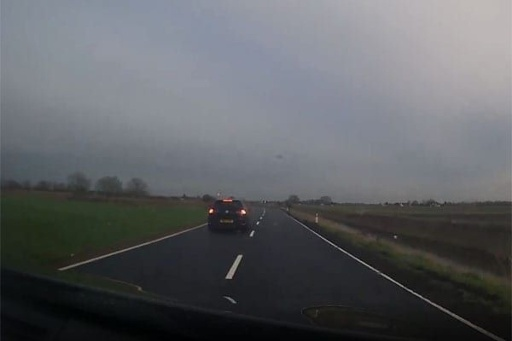
#> input picture lesson_4/data/dashcam.jpg, 512 x 341 px
$ jupyter execute Homework.ipynb
#> lines starting #> are read from the running program, lines starting #| are printed output that depends on the picture; after the words box and inside, x2 and y2 are one past the last pixel; in counts of white or black regions, pixels touching at a corner belong together
# HOMEWORK 4

For this homework you are going to implement a lane line detector. Lane line detection is crucial for ADAS (Advanced Driver Assistance Systems) systems and, in particular, for LKA (Lane Keep Assist). You will use a picture from a front facing camera (mounted on the car) and will implement the following steps:
* Convert image to gray scale
* Compute edge map
* Apply Hough transform to obtain line parametrizations

[cell 1]
import cv2
import math
import numpy as np
from matplotlib import pyplot as plt
plt.rcParams['figure.figsize'] = [15, 10]

Let's load and show the camera frame.

[cell 2]
img = cv2.imread('../data/dashcam.jpg')
#> img is the input picture: shape (341, 512, 3); mean B, G, R 100, 96.3, 93.9
img = cv2.cvtColor(img, cv2.COLOR_BGR2RGB)
plt.imshow(img)

[cell 3]
# Convert image to gray scale
gray = cv2.cvtColor(img, cv2.COLOR_RGB2GRAY)

[cell 4]
# Obtain edge map
# Hint: you can use Canny edge detector with th_low = 100, th_high = 150
edges = cv2.Canny(gray, threshold1=100, threshold2=150)
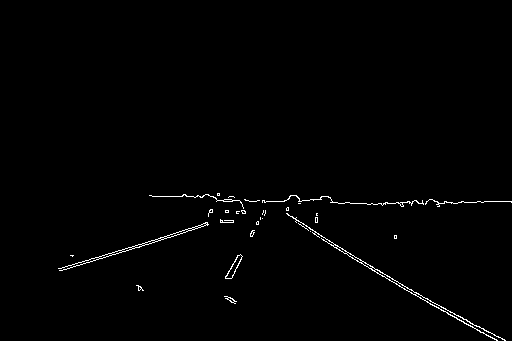
#> edges: shape (341, 512); 0.92% white in thin lines or dots, all inside (x1, y1, x2, y2) = (58, 193, 512, 341)

[cell 5]
# Let's plot the images
plt.subplot(121), plt.imshow(img), plt.title('Original')
plt.subplot(122), plt.imshow(edges, cmap='gray'), plt.title('Edge map')
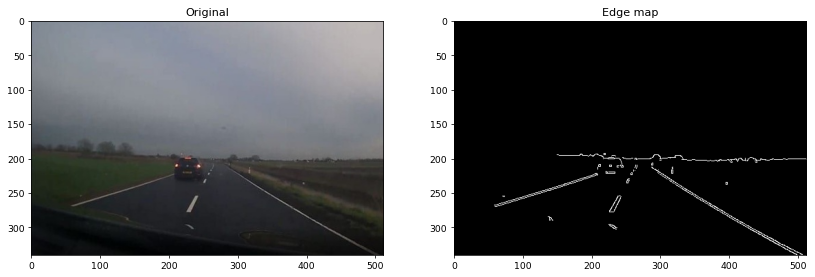
#> figure drawn by matplotlib, 2 panels

[cell 6]
# Apply Hough transform to parametrize the lines
# Hint 1: Offset resolution of 5 pixels and slope resolution of 5 degrees work well in this case
# Hint 2: A suitable value for the accumulator threshold is 90
lines = cv2.HoughLines(edges, rho=5, theta=5*(np.pi/180), threshold=90)
#> lines = 15 rows, first 8: [45, 2.09], [200, 1.57], [275, 1.31], [280, 1.22], [95, 2.01], [10, 2.18], [240, 1.48], [180, 1.66]
# Let's get rid of the unnecessary dimension
lines = lines[:, 0, :]

[cell 7]
# Plot the resulting Hough lines
result = np.copy(img)

for line in lines:

    rho = line[0]
    theta = line[1]

    a = math.cos(theta)
    b = math.sin(theta)

    x0 = a * rho
    y0 = b * rho

    pt1 = (int(x0 + 1000*(-b)), int(y0 + 1000*(a)))
    pt2 = (int(x0 - 1000*(-b)), int(y0 - 1000*(a)))

    cv2.line(result, pt1, pt2, 255, 1, cv2.LINE_AA)
#> this loop made 15 passes
#> (rho, theta, a, b, x0, y0, pt1, pt2) on passes 1 to 10: (45, 2.09, -0.5, 0.866, -22.5, 38.97, (-888, -461), (843, 538)), (200, 1.57, 7.55e-08, 1, 1.51e-05, 200, (-999, 200), (1000, 199)), (275, 1.31, 0.259, 0.966, 71.18, 265.6, (-894, 524), (1037, 6)), (280, 1.22, 0.342, 0.94, 95.77, 263.1, (-843, 605), (1035, -78)), (95, 2.01, -0.423, 0.906, -40.15, 86.1, (-946, -336), (866, 508)), (10, 2.18, -0.574, 0.819, -5.74, 8.19, (-824, -565), (813, 581)), (240, 1.48, 0.0872, 0.996, 20.92, 239.1, (-975, 326), (1017, 151)), (180, 1.66, -0.0872, 0.996, -15.69, 179.3, (-1011, 92), (980, 266)), (170, 1.66, -0.0872, 0.996, -14.82, 169.4, (-1011, 82), (981, 256)), (130, 1.92, -0.342, 0.94, -44.46, 122.2, (-984, -219), (895, 464))
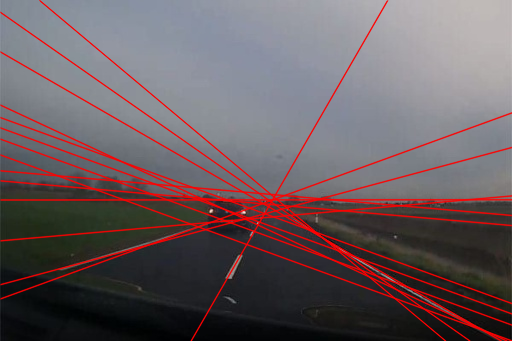
#> result: shape (341, 512, 3); mean R, G, B 104.2, 91.8, 95.4

plt.subplot(121), plt.imshow(edges, cmap='gray'), plt.title('Edge map')
plt.subplot(122), plt.imshow(result, cmap='gray'), plt.title('Hough lines')
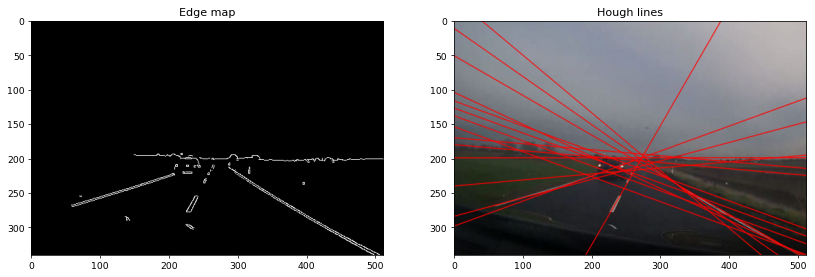
#> figure drawn by matplotlib, 2 panels

The edge map looks good but the Hough lines are too noisy. Let's clean the Hough lines first by removing all lines that we know cannot represent a lane line. In other words, all lines that are approximately horizontal shall be removed. Remember that horizontal lines correspond to theta = 90 degrees.

[cell 8]
# Filter out all lines that are approximately horizontal (+/- 15 degrees).
filtered_lines = []
for line in lines:
    # Extract theta for current line (remember Hough works with radians)
    theta = line[1]
    # Keep line if theta is not horizontal
    degrees = theta * 180 / np.pi
    if not 75 < degrees < 105 :
        filtered_lines.append(line)
#> this loop made 15 passes
#> (line, theta, degrees) on passes 1 to 12: ([45, 2.09], 2.09, 120), ([200, 1.57], 1.57, 90), ([275, 1.31], 1.31, 75), ([280, 1.22], 1.22, 70), ([95, 2.01], 2.01, 115), ([10, 2.18], 2.18, 125), ([240, 1.48], 1.48, 85), ([180, 1.66], 1.66, 95), ([170, 1.66], 1.66, 95), ([130, 1.92], 1.92, 110), ([145, 1.92], 1.92, 110), ([110, 1.92], 1.92, 110)
#> after the loop, filtered_lines = [[45, 2.09], [275, 1.31], [280, 1.22], [95, 2.01], [10, 2.18], [130, 1.92], [145, 1.92], [110, 1.92], [-25, 2.27], [335, 0.524], [120, 1.92]]

[cell 9]
# Let's plot the resulting filtered lines
result = np.copy(img)

for line in filtered_lines:
    rho = line[0]
    theta = line[1]

    a = math.cos(theta)
    b = math.sin(theta)

    x0 = a * rho
    y0 = b * rho

    pt1 = (int(x0 + 1000*(-b)), int(y0 + 1000*(a)))
    pt2 = (int(x0 - 1000*(-b)), int(y0 - 1000*(a)))

    cv2.line(result, pt1, pt2, 255, 1, cv2.LINE_AA)
#> this loop made 11 passes
#> (rho, theta, a, b, x0, y0, pt1, pt2) on passes 1 to 10: (45, 2.09, -0.5, 0.866, -22.5, 38.97, (-888, -461), (843, 538)), (275, 1.31, 0.259, 0.966, 71.18, 265.6, (-894, 524), (1037, 6)), (280, 1.22, 0.342, 0.94, 95.77, 263.1, (-843, 605), (1035, -78)), (95, 2.01, -0.423, 0.906, -40.15, 86.1, (-946, -336), (866, 508)), (10, 2.18, -0.574, 0.819, -5.74, 8.19, (-824, -565), (813, 581)), (130, 1.92, -0.342, 0.94, -44.46, 122.2, (-984, -219), (895, 464)), (145, 1.92, -0.342, 0.94, -49.59, 136.3, (-989, -205), (890, 478)), (110, 1.92, -0.342, 0.94, -37.62, 103.4, (-977, -238), (902, 445)), (-25, 2.27, -0.643, 0.766, 16.07, -19.15, (-749, -661), (782, 623)), (335, 0.524, 0.866, 0.5, 290.1, 167.5, (-209, 1033), (790, -698))
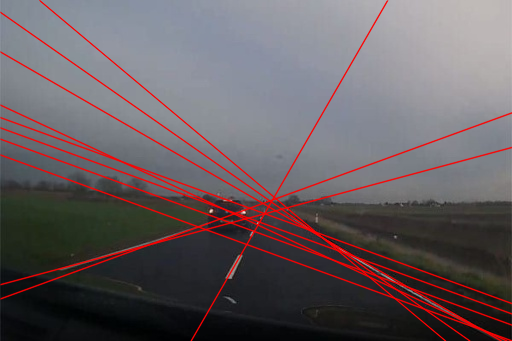
#> result: shape (341, 512, 3); mean R, G, B 101.5, 92.9, 96.4

plt.subplot(121), plt.imshow(edges, cmap='gray'), plt.title('Edge map')
plt.subplot(122), plt.imshow(result, cmap='gray'), plt.title('Hough lines')

The result is now much better, but still we see some very similar lines. How can we get rid of them?
* Let's apply k-means clustering. It will find the clusters of the 3 lines and use the averages.

[cell 10]
# We will apply k-means clustering to refine the detected lines.

from sklearn.cluster import KMeans
kmeans = KMeans(n_clusters=3).fit(filtered_lines)
kmeans.cluster_centers_
#> Out = [[120, 1.94], [10, 2.18], [296.7, 1.02]]

[cell 11]
# Again, let's plot the resulting filtered lines
result = np.copy(img)

for line in kmeans.cluster_centers_:
    rho = line[0]
    theta = line[1]

    a = math.cos(theta)
    b = math.sin(theta)

    x0 = a * rho
    y0 = b * rho

    pt1 = (int(x0 + 1000*(-b)), int(y0 + 1000*(a)))
    pt2 = (int(x0 - 1000*(-b)), int(y0 - 1000*(a)))

    cv2.line(result, pt1, pt2, 255, 1, cv2.LINE_AA)
#> this loop made 3 passes
#> (rho, theta, a, b, x0, y0, pt1, pt2) on passes 1 to 3: (120, 1.94, -0.358, 0.934, -43, 112, (-976, -246), (890, 470)), (10, 2.18, -0.574, 0.819, -5.74, 8.19, (-824, -565), (813, 581)), (296.7, 1.02, 0.525, 0.851, 155.7, 252.5, (-695, 777), (1006, -272))
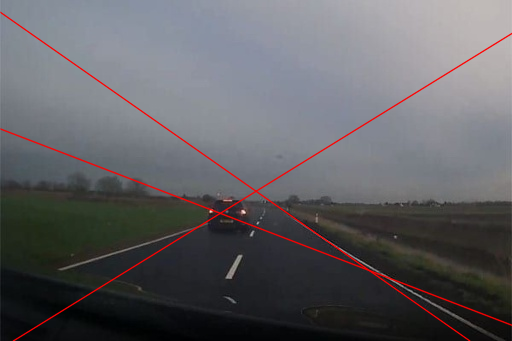
#> result: shape (341, 512, 3); mean R, G, B 96.1, 95.2, 98.8

plt.subplot(121), plt.imshow(edges, cmap='gray'), plt.title('Edge map')
plt.subplot(122), plt.imshow(result, cmap='gray'), plt.title('Hough lines')

$ run again, with lesson_4/data/autobahn.jpg copied over lesson_4/data/dashcam.jpg
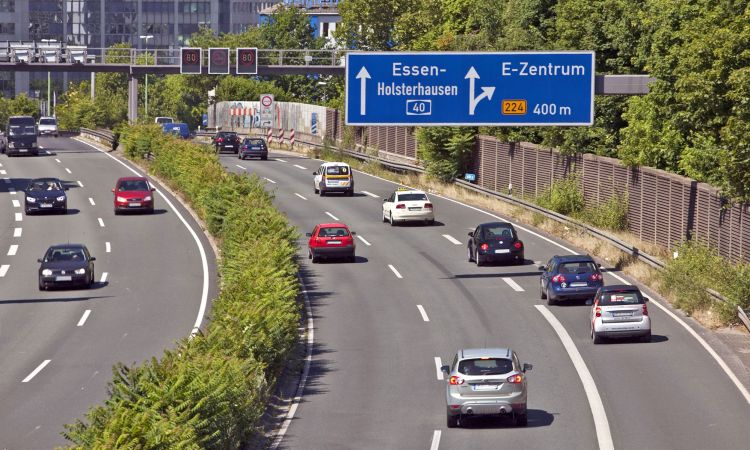
#> input picture lesson_4/data/autobahn.jpg, 750 x 450 px
#> img is the input picture: shape (450, 750, 3); mean B, G, R 106.5, 117.1, 121.6
#> edges: shape (450, 750); 20.7% white in thin lines or dots
#> `lines = cv2.HoughLines(edges, rho=5, theta=5*(np.pi/180), threshold=90)`: lines = 422 rows, first 8: [60, 1.83], [65, 1.48], [100, 1.75], [50, 1.57], [90, 1.75], [95, 1.66], [135, 1.57], [35, 1.92]
#> `lines = lines[:, 0, :]`: lines = 422 pairs, first value -715 to 745, second value 0 to 3.05
#> the loop `for line in lines: ` made 422 passes
#> (rho, theta, a, b, x0, y0, pt1, pt2) on passes 1 to 3: (60, 1.83, -0.259, 0.966, -15.53, 57.96, (-981, -200), (950, 316)), (65, 1.48, 0.0872, 0.996, 5.67, 64.75, (-990, 151), (1001, -22)), (100, 1.75, -0.174, 0.985, -17.36, 98.48, (-1002, -75), (967, 272))
#> the loop `for line in lines:` made 422 passes
#> (line, theta, degrees) on passes 1 to 3: ([60, 1.83], 1.83, 105), ([65, 1.48], 1.48, 85), ([100, 1.75], 1.75, 100)
#> after the loop `for line in lines:`: filtered_lines = 381 pairs, first value -715 to 745, second value 0 to 3.05
#> the loop `for line in filtered_lines:` made 381 passes
#> line on passes 4 to 6: [-15, 2.01], [410, 0.96], [405, 1.05]
#> after the loop `for line in filtered_lines:`:
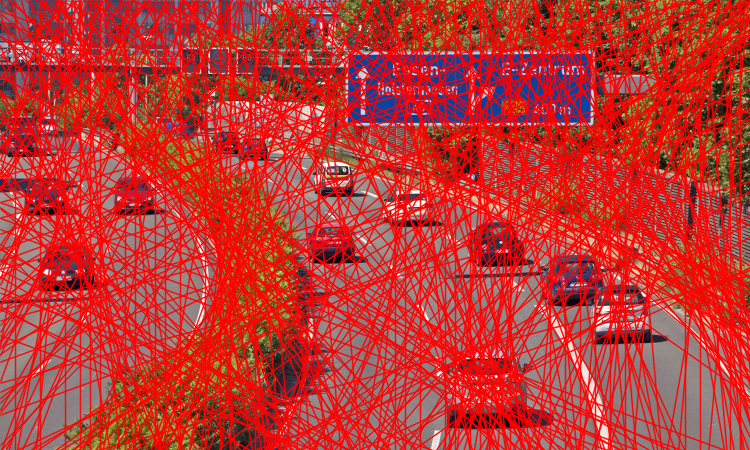
#> result: shape (450, 750, 3); mean R, G, B 190.3, 56.4, 52.1
#> Out = [[-394.4, 2.76], [507.9, 0.507], [91.75, 1.47]]
#> the loop `for line in kmeans.cluster_centers_:` made 3 passes
#> after the loop `for line in kmeans.cluster_centers_:`:
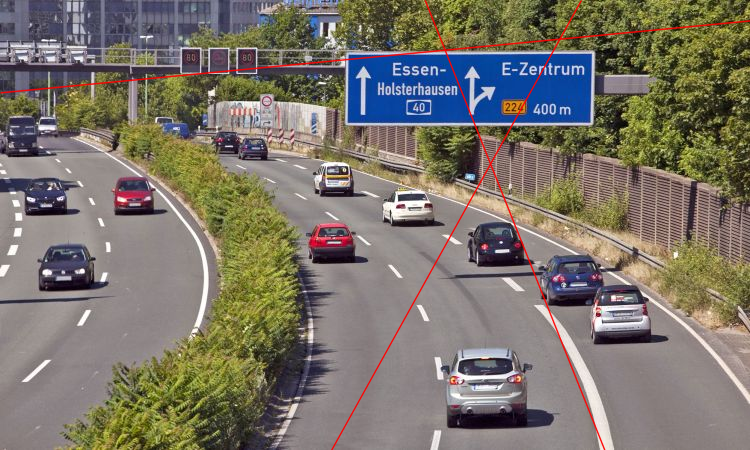
#> result: shape (450, 750, 3); mean R, G, B 122.6, 116.3, 105.8

$ run again, with lesson_4/data/yield.png saved as lesson_4/data/dashcam.jpg
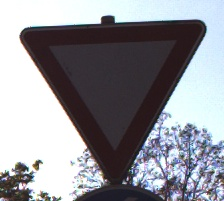
#> input picture lesson_4/data/yield.png, 224 x 201 px
#> img is the input picture: shape (201, 224, 3); mean B, G, R 151.9, 145.7, 145
#> edges: shape (201, 224); 8.8% white in thin lines or dots
#> `lines = cv2.HoughLines(edges, rho=5, theta=5*(np.pi/180), threshold=90)`: lines = 97 rows, first 8: [170, 1.66], [190, 1.48], [200, 1.4], [205, 1.31], [180, 1.48], [195, 0.436], [160, 1.66], [210, 1.05]
#> `lines = lines[:, 0, :]`: lines = 97 pairs, first value -195 to 265, second value 0 to 3.05
#> the loop `for line in lines: ` made 97 passes
#> (rho, theta, a, b, x0, y0, pt1, pt2) on passes 1 to 6: (170, 1.66, -0.0872, 0.996, -14.82, 169.4, (-1011, 82), (981, 256)), (190, 1.48, 0.0872, 0.996, 16.56, 189.3, (-979, 276), (1012, 102)), (200, 1.4, 0.174, 0.985, 34.73, 197, (-950, 370), (1019, 23)), (205, 1.31, 0.259, 0.966, 53.06, 198, (-912, 456), (1018, -60)), (180, 1.48, 0.0872, 0.996, 15.69, 179.3, (-980, 266), (1011, 92)), (195, 0.436, 0.906, 0.423, 176.7, 82.41, (-245, 988), (599, -823))
#> the loop `for line in lines:` made 97 passes
#> (line, theta, degrees) on passes 1 to 8: ([170, 1.66], 1.66, 95), ([190, 1.48], 1.48, 85), ([200, 1.4], 1.4, 80), ([205, 1.31], 1.31, 75), ([180, 1.48], 1.48, 85), ([195, 0.436], 0.436, 25), ([160, 1.66], 1.66, 95), ([210, 1.05], 1.05, 60)
#> after the loop `for line in lines:`: filtered_lines = 87 pairs, first value -195 to 265, second value 0 to 3.05
#> the loop `for line in filtered_lines:` made 87 passes
#> line on passes 5 to 12: [30, 2.18], [-40, 2.44], [55, 2.09], [-65, 2.53], [-90, 2.62], [110, 1.92], [-20, 2.36], [100, 1.92]
#> after the loop `for line in filtered_lines:`:
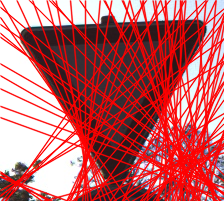
#> result: shape (201, 224, 3); mean R, G, B 190, 98.1, 101.1
#> Out = [[199.5, 0.676], [-120.3, 2.88], [34.47, 1.95]]
#> the loop `for line in kmeans.cluster_centers_:` made 3 passes
#> after the loop `for line in kmeans.cluster_centers_:`:
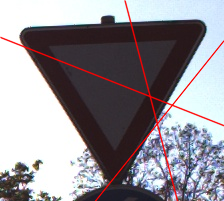
#> result: shape (201, 224, 3); mean R, G, B 147.6, 143.3, 149.4
